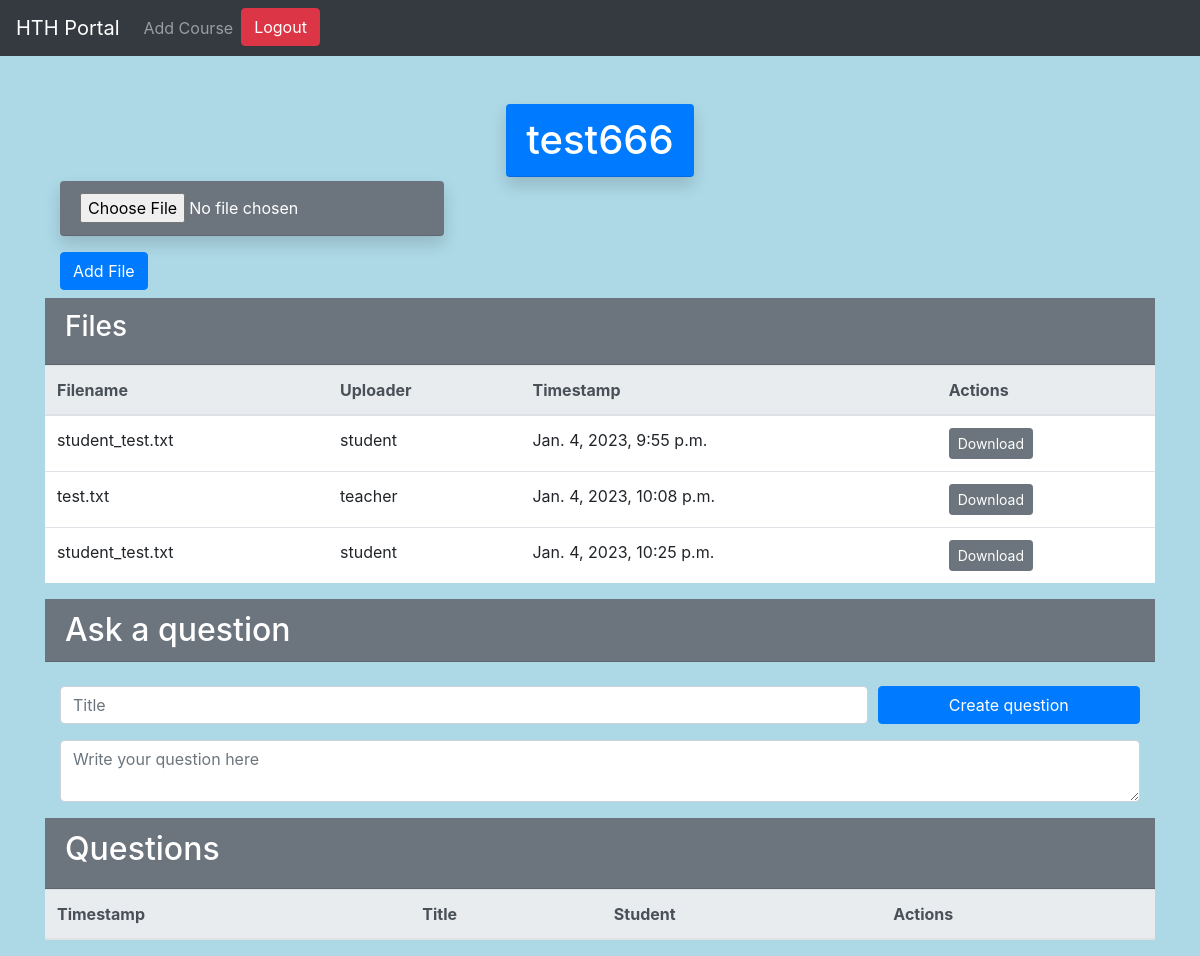
The app's page /course/1 (signed in) with its own data.
### university/models.py (models this page shows)
class Course(models.Model):
    objects = models.Manager()
    name = models.CharField(max_length=255)
    category = models.CharField(max_length=255)

class File(models.Model):
    objects = models.Manager()
    filename = models.CharField(max_length=255)
    file = models.FileField(upload_to='files/')
    uploader = models.CharField(max_length=255)
    timestamp = models.DateTimeField(auto_now_add=True)
    teacher_file = models.BooleanField(default=False)
    course = models.ForeignKey(Course, on_delete=models.CASCADE, related_name='files')

### university/views.py (the view)
# urls.py: path('course/<int:course_id>', views.course, name='course'),
@login_required
def course(request, course_id):
    course_obj = get_object_or_404(Course, id=course_id)
    files = File.objects.filter(course=course_obj)
    questions = Question.objects.filter(course=course_obj)
    context = {
        'course': course_obj,
        'course_id': course_obj.id,
        'files': files,
        'questions': questions,
    }
    return render(request, 'university/course.html', context)

### university/templates/university/course.html (shortened to what this page needs)
{% extends 'university/base.html' %}
{% load static %}
{% load custom_tags %}
{% block content %}
<div class="row justify-content-center">
    <h1 class="card-header bg-primary text-white rounded shadow">{{ course.name }}</h1>
</div>
<div class="container mt-1 mb-2">
    <form method="post" enctype="multipart/form-data" action="{% url 'upload_file' course.id %}">
      <div class="form-group">
        <input type="file" class="card-header bg-secondary text-white rounded shadow" name="file" id="file" required>
      </div>
      <button type="submit" class="btn btn-primary" id="submit-button">Add File</button>
    </form>
</div>
<div class="card-header bg-secondary text-white">
    <h3>Files</h3>
</div>
<table class="table table-hover">
    <thead class="thead-light">
        <tr>
            <th scope="col">Filename</th>
            <th scope="col">Uploader</th>
            <th scope="col">Timestamp</th>
            <th scope="col">Actions</th>
        </tr>
    </thead>
    <tbody class="bg-white">
        {% for file in files %}
        <tr>
            <td>{{ file.filename }}</td>
            <td>{{ file.uploader }}</td>
            <td>{{ file.timestamp }}</td>
            <td>
                <a href="{% url 'download_file' file.id %}" class="btn btn-secondary btn-sm" download>Download</a>
            </td>
        </tr>
        {% endfor %}
    </tbody>
</table>
<h2 class="mb-4 card-header bg-secondary text-white">Ask a question</h2>
<div class="container mt-2 mb-3 bg rounded">
  <form method="post" action="{% url 'create_question' course.id %}" class="form-group">
    <div class="form-row">
      <div class="col-md-9">
        <input class="form-control" type="text" name="title" placeholder="Title" required>
      </div>
      <div class="col-md-3">
        <button type="submit" class="btn btn-primary btn-block" id="question">Create question</button>
      </div>
    </div>
    <textarea class="form-control mt-3" name="body" placeholder="Write your question here" required></textarea>
  </form>
</div>
<table class="table table-hover">
    <thead class="thead-light">
        <tr>
            <th scope="col">Timestamp</th>
            <th scope="col">Title</th>
            <th scope="col">Student</th>
            <th scope="col">Actions</th>
        </tr>
    </thead>
    <div class="card-header bg-secondary text-white">
        <h2>Questions</h2>
    </div>
</table>
{% endblock %}

### university/templates/university/base.html (shortened to what this page needs)
<!doctype html>
<html lang="en">
  <head>
    <link rel="stylesheet" href="https://stackpath.bootstrapcdn.com/bootstrap/4.5.2/css/bootstrap.min.css">
  </head>
  <body class="">
  {% load custom_tags %}
    <nav class="navbar navbar-expand-lg navbar-dark bg-dark">
      {% if user.is_authenticated %}
        {% if request.user.is_superuser %}
        <a class="navbar-brand" href="{% url 'admin_home' %}">HTH Portal</a>
        {% else %}
        <a class="navbar-brand" href="{% url 'home' %}">HTH Portal</a>
        {% endif %}
      {% else %}
      <a class="navbar-brand" href="{% url 'index' %}">HTH Portal</a>
      {% endif %}
      <div class="collapse navbar-collapse" id="navbarNav">
        <ul class="navbar-nav">
        {% if user.is_authenticated %}
          {% if user.is_superuser %}
          <li class="nav-item">
            <a class="nav-link" href="{% url 'add_course' %}">Add Course</a>
          </li>
          {% else %}
          <li class="nav-item">
            <a class="nav-link" href="{% url 'view_appointments' %}">Head to Head</a>
          </li>
          {% endif %}
          <li class="nav-item">
            <button type="button" class="btn btn-danger" data-toggle="modal" data-target="#logoutModal">
              Logout
            </button>
          </li>
        {% endif %}
        </ul>
      </div>
    </nav>
    <div class="container mt-5">
      {% block content %}
      {% endblock %}
    </div>
</body>
</html>

### university/templates/university/base.html (style rules this page uses)
body { background-color: lightblue; }

### records on screen
Course: name "test666"
File: filename "student_test.txt", uploader "student", timestamp "Jan. 4, 2023, 9:55 p.m."
File: filename "test.txt", uploader "teacher", timestamp "Jan. 4, 2023, 10:08 p.m."
File: filename "student_test.txt", uploader "student", timestamp "Jan. 4, 2023, 10:25 p.m."
